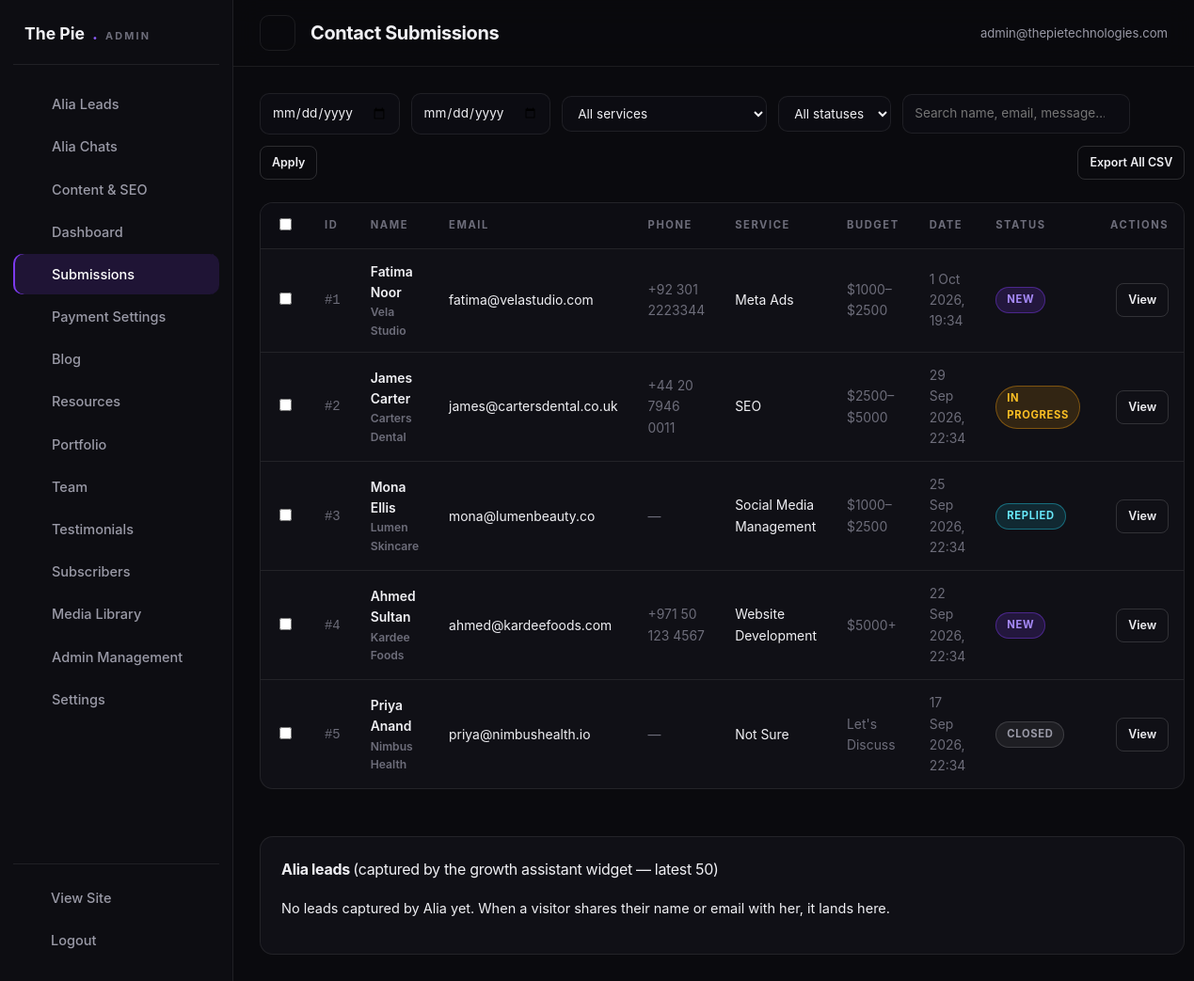
The page /admin/submissions.php (signed in) on the database its author committed.
### tables this page shows
CREATE TABLE IF NOT EXISTS contact_submissions (
  id INT AUTO_INCREMENT PRIMARY KEY,
  name VARCHAR(150) NOT NULL,
  email VARCHAR(150) NOT NULL,
  phone VARCHAR(30),
  company VARCHAR(150),
  service VARCHAR(100),
  budget VARCHAR(50),
  message TEXT,
  source VARCHAR(100),
  status ENUM('new','in_progress','replied','closed') DEFAULT 'new',
  notes TEXT,
  ip_address VARCHAR(45),
  user_agent TEXT,
  notification_status VARCHAR(30) NOT NULL DEFAULT 'unknown',
  created_at TIMESTAMP DEFAULT CURRENT_TIMESTAMP,
  KEY idx_sub_status (status),
  KEY idx_sub_created (created_at)
);

### includes/functions.php (called while the page is built, shortened)
<?php
function esc($value)
{
    return htmlspecialchars((string) $value, ENT_QUOTES, 'UTF-8');
}
function url($path = '', $pretty = null)
{
    $path = trim((string) $path, '/');
    if ($pretty === null) {
        $pretty = PRETTY_URLS;
    }
    if ($path !== '' && substr($path, -4) !== '.php' && $pretty && strpos($path, '?') === false) {
        $url = BASE_URL . '/' . $path;
    } elseif ($path !== '' && substr($path, -4) !== '.php' && !$pretty && strpos($path, '?') === false) {
        $url = BASE_URL . '/' . $path . '.php';
    } else {
        $url = BASE_URL . ($path === '' ? '/' : '/' . $path);
    }
    return $url;
}
function asset($path)
{
    return BASE_URL . '/' . ltrim((string) $path, '/');
}
function formatDate($datetime, $format = 'j M Y')
{
    $ts = strtotime((string) $datetime);
    return $ts ? date($format, $ts) : '';
}
function isAdminLoggedIn()
{
    return !empty($_SESSION['admin_id']);
}
function currentAdmin()
{
    $admin = dbOne('SELECT * FROM admin_users WHERE id = ?', array((int) $_SESSION['admin_id']));
    return $admin;
}

### includes/db.php (called while the page is built, shortened)
<?php
if (!function_exists('dbAll')) {
    function dbAll($sql, $params = array())
    {
        try {
            $st = $GLOBALS['pdo']->prepare($sql);
            $st->execute($params);
            return $st->fetchAll();
        } catch (PDOException $e) {
            error_log('[TPT] Query failed: ' . $e->getMessage() . ' | ' . $sql);
            return array();
        }
    }
}
if (!function_exists('dbOne')) {
    function dbOne($sql, $params = array())
    {
        $rows = dbAll($sql, $params);
        return $rows ? $rows[0] : null;
    }
}

### admin/submissions.php (the view, shortened to what this page needs)
<?php
$adminPage  = 'submissions';
$adminTitle = 'Contact Submissions';
$dateFrom = isset($_GET['from']) ? sanitize($_GET['from']) : '';
$dateTo   = isset($_GET['to']) ? sanitize($_GET['to']) : '';
$search   = isset($_GET['q']) ? sanitize($_GET['q']) : '';
$page     = isset($_GET['page']) ? max(1, (int) $_GET['page']) : 1;
$perPage  = 25;
$where  = array('1=1');
$params = array();
$whereSql = implode(' AND ', $where);
$countRow = dbOne("SELECT COUNT(*) c FROM contact_submissions WHERE $whereSql", $params);
$total    = $countRow ? (int) $countRow['c'] : 0;
$pages    = max(1, (int) ceil($total / $perPage));
$page     = min($page, $pages);
$offset   = ($page - 1) * $perPage;
$rows = dbAll("SELECT * FROM contact_submissions WHERE $whereSql ORDER BY created_at DESC LIMIT $perPage OFFSET $offset", $params);
require_once dirname(__DIR__) . '/includes/admin-header.php';
?>
<form class="a-filters" method="get" action="submissions.php">
    <input type="date" name="from" value="<?= esc($dateFrom) ?>" aria-label="From date" data-autosubmit="1">
    <input type="date" name="to" value="<?= esc($dateTo) ?>" aria-label="To date" data-autosubmit="1">
    <select name="service" aria-label="Filter by service" data-autosubmit="1">
        <option value="">All services</option>
    </select>
    <select name="status" aria-label="Filter by status" data-autosubmit="1">
        <option value="">All statuses</option>
    </select>
    <input type="search" name="q" value="<?= esc($search) ?>" placeholder="Search name, email, message…">
    <button class="a-btn small" type="submit">Apply</button>
    <a class="a-btn small" href="export.php?type=submissions<?= $search !== '' ? '&q=' . rawurlencode($search) : '' ?>">Export All CSV</a>
</form>
<form method="post" action="actions.php" id="bulkForm" onsubmit="return false;">
    <div class="a-table-wrap">
        <table class="a-table">
            <thead>
                <tr>
                    <th style="width:34px"><input type="checkbox" id="selectAll" aria-label="Select all"></th>
                    <th>ID</th><th>Name</th><th>Email</th><th>Phone</th><th>Service</th><th>Budget</th><th>Date</th><th>Status</th><th style="text-align:right">Actions</th>
                </tr>
            </thead>
            <tbody>
            <?php foreach ($rows as $row): ?>
            <tr>
                <td><input type="checkbox" class="row-check" value="<?= (int) $row['id'] ?>" aria-label="Select submission <?= (int) $row['id'] ?>"></td>
                <td class="mono td-sub">#<?= (int) $row['id'] ?></td>
                <td class="td-main"><?= esc($row['name']) ?><div class="td-sub"><?= esc($row['company'] !== '' ? $row['company'] : '') ?></div></td>
                <td><?= esc($row['email']) ?></td>
                <td class="td-sub"><?= esc($row['phone'] !== '' ? $row['phone'] : '—') ?></td>
                <td><?= esc($row['service'] !== '' ? $row['service'] : '—') ?></td>
                <td class="td-sub"><?= esc($row['budget'] !== '' ? $row['budget'] : '—') ?></td>
                <td class="td-sub"><?= esc(formatDate($row['created_at'], 'j M Y, H:i')) ?></td>
                <td><span class="badge <?= esc($row['status']) ?>"><?= esc(str_replace('_', ' ', $row['status'])) ?></span></td>
                <td>
                    <div class="row-actions">
                        <button class="a-btn small" type="button" data-modal="sub-modal-<?= (int) $row['id'] ?>">View</button>
                    </div>
                </td>
            </tr>
            <?php endforeach; ?>
            </tbody>
        </table>
    </div>
</form>
<?php
$aliaLeads = dbAll('SELECT * FROM chatbot_leads ORDER BY created_at DESC LIMIT 50');
?>
<div class="a-card" style="margin-top:26px">
    <h3>Alia leads <span class="hint" style="font-weight:400">(captured by the growth assistant widget — latest 50)</span></h3>
    <?php if ($aliaLeads): ?>
    <div class="a-table-wrap">
        <table class="a-table">
            <thead><tr><th>Name</th><th>Email</th><th>Session</th><th>Captured</th></tr></thead>
            <tbody>
                <?php foreach ($aliaLeads as $aliaLead): ?>
                <tr>
                    <td><?= esc($aliaLead['name'] !== '' ? $aliaLead['name'] : '—') ?></td>
                    <td><?php if ($aliaLead['email'] !== ''): ?><a href="mailto:<?= esc($aliaLead['email']) ?>" style="color:var(--violet-soft)"><?= esc($aliaLead['email']) ?></a><?php else: ?>—<?php endif; ?></td>
                    <td class="mono" style="font-size:.72rem;color:var(--muted)"><?= esc($aliaLead['session_id']) ?></td>
                    <td><?= esc($aliaLead['created_at']) ?></td>
                </tr>
                <?php endforeach; ?>
            </tbody>
        </table>
    </div>
    <?php else: ?>
    <p class="hint">No leads captured by Alia yet. When a visitor shares their name or email with her, it lands here.</p>
    <?php endif; ?>
</div>
<?php require_once dirname(__DIR__) . '/includes/admin-footer.php'; ?>

### includes/admin-header.php (shortened to what this page needs)
<?php
$adminPage  = isset($adminPage) ? $adminPage : 'dashboard';
$adminTitle = isset($adminTitle) ? $adminTitle : 'Dashboard';
$adminUser  = currentAdmin();
$adminNav = array(
    array('key' => 'leads', 'label' => 'Alia Leads', 'href' => 'leads.php', 'icon' => 'users'),
    array('key' => 'chats', 'label' => 'Alia Chats', 'href' => 'chats.php', 'icon' => 'chat'),
    array('key' => 'content', 'label' => 'Content & SEO', 'href' => 'content.php', 'icon' => 'edit'),
    array('key' => 'dashboard',    'label' => 'Dashboard',     'href' => 'index.php',        'icon' => 'grid'),
    array('key' => 'submissions',  'label' => 'Submissions',   'href' => 'submissions.php',  'icon' => 'mail'),
    array('key' => 'payments',     'label' => 'Payment Settings', 'href' => 'payments.php',  'icon' => 'card'),
    array('key' => 'blog',         'label' => 'Blog',          'href' => 'blog.php',         'icon' => 'edit'),
    array('key' => 'resources',    'label' => 'Resources',     'href' => 'resources.php',    'icon' => 'download'),
    array('key' => 'portfolio',    'label' => 'Portfolio',     'href' => 'portfolio.php',    'icon' => 'layers'),
    array('key' => 'team',         'label' => 'Team',          'href' => 'team.php',         'icon' => 'users'),
    array('key' => 'testimonials', 'label' => 'Testimonials',  'href' => 'testimonials.php', 'icon' => 'star'),
    array('key' => 'subscribers',  'label' => 'Subscribers',   'href' => 'subscribers.php',  'icon' => 'send'),
    array('key' => 'media',        'label' => 'Media Library', 'href' => 'media.php',        'icon' => 'image'),
    array('key' => 'admins',       'label' => 'Admin Management', 'href' => 'admins.php',    'icon' => 'shield'),
    array('key' => 'settings',     'label' => 'Settings',      'href' => 'settings.php',     'icon' => 'cpu'),
);
?>
<!DOCTYPE html>
<html lang="en">
<head>
<link rel="stylesheet" href="<?= asset('assets/css/admin.css') ?>">
</head>
<body class="admin-body">
<aside class="admin-sidebar" id="adminSidebar">
    <div class="admin-brand">The Pie<span>.</span><small>Admin</small></div>
    <nav>
        <?php foreach ($adminNav as $navItem): ?>
        <a href="<?= esc($navItem['href']) ?>" class="<?= $adminPage === $navItem['key'] ? 'active' : '' ?>"><?= icon($navItem['icon'], 17) ?><span><?= esc($navItem['label']) ?></span></a>
        <?php endforeach; ?>
    </nav>
    <div class="admin-side-foot">
        <a href="<?= url('') ?>" target="_blank" rel="noopener"><?= icon('globe', 16) ?><span>View Site</span></a>
        <a href="logout.php"><?= icon('close', 16) ?><span>Logout</span></a>
    </div>
</aside>
<div class="admin-main">
    <header class="admin-topbar">
        <button class="a-icon-btn sidebar-toggle" id="sidebarToggle" aria-label="Toggle navigation"><?= icon('menu', 20) ?></button>
        <h1><?= esc($adminTitle) ?></h1>
        <div class="admin-top-actions">
            <span class="admin-user"><?= icon('users', 15) ?> <?= esc($adminUser ? $adminUser['email'] : 'admin') ?></span>
        </div>
    </header>
    <main class="admin-content">

### rows shown on the page
contact_submissions: id "1", name "Fatima Noor", company "Vela Studio", email "fatima@velastudio.com", phone "+92 301 2223344", service "Meta Ads", budget "$1000–$2500", created_at "1 Oct 2026, 19:34", status "NEW"
contact_submissions: id "2", name "James Carter", company "Carters Dental", email "james@cartersdental.co.uk", phone "+44 20 7946 0011", service "SEO", budget "$2500–$5000", created_at "29 Sep 2026, 22:34", status "IN PROGRESS"
contact_submissions: id "3", name "Mona Ellis", company "Lumen Skincare", email "mona@lumenbeauty.co", phone "—", service "Social Media Management", budget "$1000–$2500", created_at "25 Sep 2026, 22:34", status "REPLIED"
contact_submissions: id "4", name "Ahmed Sultan", company "Kardee Foods", email "ahmed@kardeefoods.com", phone "+971 50 123 4567", service "Website Development", budget "$5000+", created_at "22 Sep 2026, 22:34", status "NEW"
contact_submissions: id "5", name "Priya Anand", company "Nimbus Health", email "priya@nimbushealth.io", phone "—", service "Not Sure", budget "Let's Discuss", created_at "17 Sep 2026, 22:34", status "CLOSED"

### other values the page prints
$navItem['label'] "Alia Leads"
$navItem['label'] "Alia Chats"
$navItem['label'] "Content & SEO"
$navItem['label'] "Dashboard"
$navItem['label'] "Submissions"
$navItem['label'] "Payment Settings"
$navItem['label'] "Blog"
$navItem['label'] "Resources"
$navItem['label'] "Portfolio"
$navItem['label'] "Team"
$navItem['label'] "Testimonials"
$navItem['label'] "Subscribers"
$navItem['label'] "Media Library"
$navItem['label'] "Admin Management"
$navItem['label'] "Settings"
